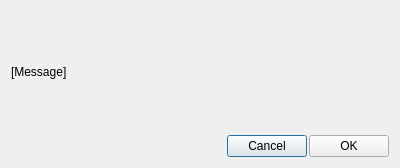
<?xml version="1.0" encoding="UTF-8"?>
<ui version="4.0">
 <class>Dialog</class>
 <widget class="QDialog" name="Dialog">
  <property name="geometry">
   <rect>
    <x>0</x>
    <y>0</y>
    <width>400</width>
    <height>168</height>
   </rect>
  </property>
  <property name="windowTitle">
   <string>Dialog</string>
  </property>
  <layout class="QVBoxLayout" name="verticalLayout_5467" stretch="0,0">
   <property name="spacing">
    <number>2</number>
   </property>
   <item>
    <widget class="QLabel" name="MessageLabel">
     <property name="text">
      <string>[Message]</string>
     </property>
    </widget>
   </item>
   <item>
    <layout class="QHBoxLayout" name="horizontalLayout_45778">
     <item>
      <spacer name="horizontalSpacer">
       <property name="orientation">
        <enum>Qt::Orientation::Horizontal</enum>
       </property>
       <property name="sizeHint" stdset="0">
        <size>
         <width>40</width>
         <height>20</height>
        </size>
       </property>
      </spacer>
     </item>
     <item>
      <widget class="QPushButton" name="CancelButton">
       <property name="text">
        <string>Cancel</string>
       </property>
      </widget>
     </item>
     <item>
      <widget class="QPushButton" name="OKButton">
       <property name="text">
        <string>OK</string>
       </property>
      </widget>
     </item>
    </layout>
   </item>
  </layout>
 </widget>
 <resources/>
 <connections/>
</ui>
